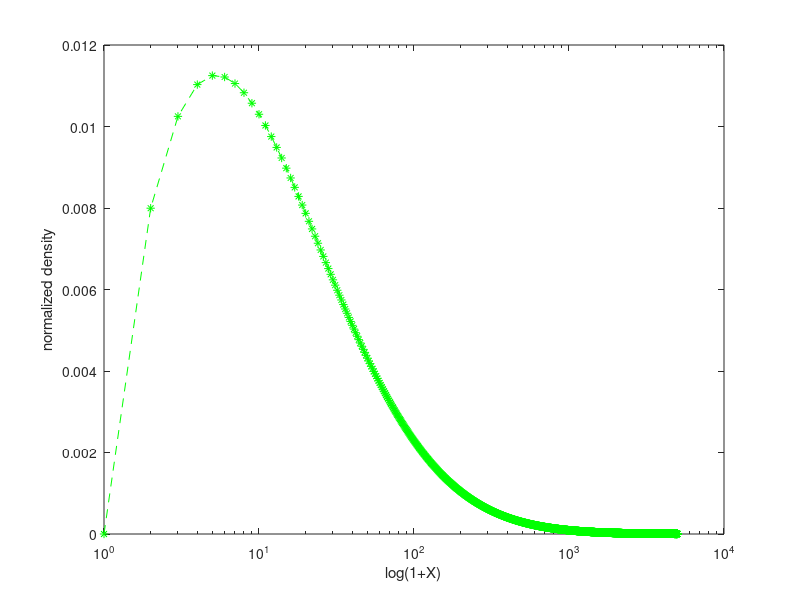
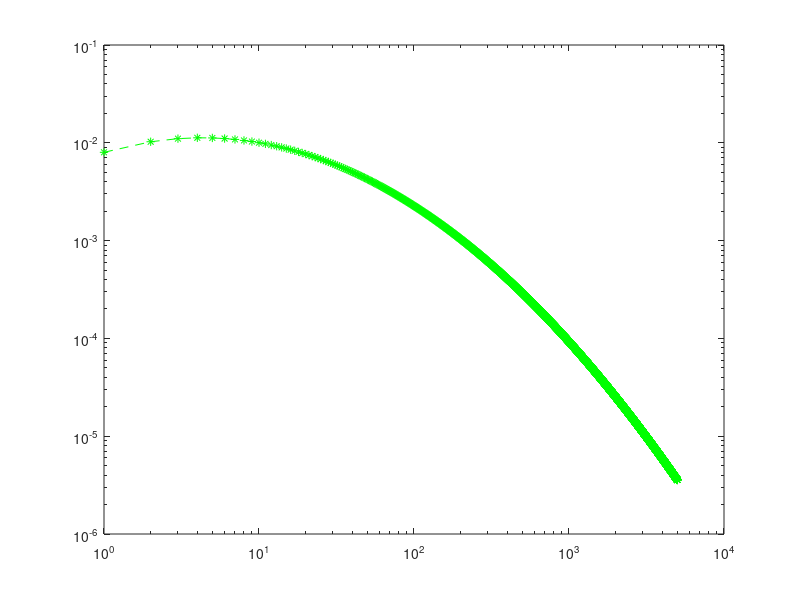

These charts were generated, in order, by the following MATLAB code:
%% prog 1.2
clear all;close all;
X=0:1:5000;
% the mu and sigma are the function of the mean and variance of the lognormal 
m = 444.84;
v = 2042.56^2;
mu = log((m^2)/sqrt(v+m^2));
sigma = sqrt(log(v/(m^2)+1));
disp([mu sigma]);
% Y = lognpdf(X,mu,sigma)
Y = lognpdf(X,mu,sigma);
figure(1);semilogx(X+1,Y,'--*g')
xlabel('log(1+X)');ylabel('normalized density');
figure(2);loglog(X,Y,'--*g')


%%  prog 1.3-1 

bal = 1000;
rate=0.1;
inter=rate * bal;
newbal = bal + inter;
disp( 'New balance is:' )
disp( newbal )
